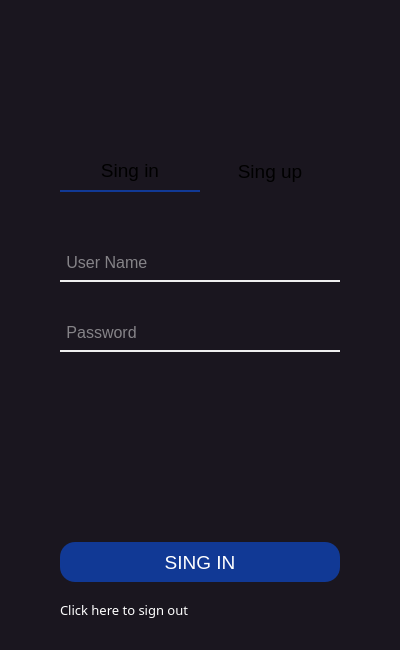
<?xml version="1.0" encoding="UTF-8"?>
<ui version="4.0">
 <class>Auth</class>
 <widget class="QWidget" name="Auth">
  <property name="geometry">
   <rect>
    <x>0</x>
    <y>0</y>
    <width>400</width>
    <height>650</height>
   </rect>
  </property>
  <property name="windowTitle">
   <string>Auth</string>
  </property>
  <property name="styleSheet">
   <string notr="true">QWidget {
	background-color: rgb(26, 22, 31);
}

QTabBar::tab { 
	border: none;
	width: 140px;
	height: 40px;
}

QTabBar::tab:selected{
	border-bottom: 2px solid rgb(17, 57, 149);
}

QPushButton {
	background-color: rgb(17, 57, 149);
	color: rgb(255, 255, 255);
	border-radius: 15px;
}
QPushButton:hover {
	font: bold;
	background-color: rgb(102, 128, 192);
	color: black;
}
QPushButton:pressed {
	background-color: rgb(85, 85, 0);
	color: rgb(255, 255, 255);
	background-color: rgb(102, 128, 192);
}
QScrollArea {
	border: none;
}

QScrollBar::handle:vertical{
	background-color: rgb(26, 22, 31);
	border-right: 2px solid  rgb(17, 57, 149);
}

QScrollBar::add-line:vertical{
	background-color: rgb(26, 22, 31);
}
QScrollBar::sub-line:vertical{
	background-color: rgb(26, 22, 31);
}
QLabel#exit{
	color: rgb(255, 255, 255);
}
QLabel#exit:hover{
	color: rgb(17, 57, 149);
}</string>
  </property>
  <widget class="QTabWidget" name="tabWidget">
   <property name="geometry">
    <rect>
     <x>60</x>
     <y>150</y>
     <width>280</width>
     <height>440</height>
    </rect>
   </property>
   <property name="sizePolicy">
    <sizepolicy hsizetype="Preferred" vsizetype="Preferred">
     <horstretch>0</horstretch>
     <verstretch>0</verstretch>
    </sizepolicy>
   </property>
   <property name="font">
    <font>
     <pointsize>14</pointsize>
     <italic>false</italic>
     <bold>false</bold>
     <kerning>true</kerning>
    </font>
   </property>
   <property name="styleSheet">
    <string notr="true">QTabWidget {
	border: none;
}
QLineEdit {
	border: none;
	border-bottom: 2px solid rgb(239, 239, 239);
	color: rgb(239, 239, 239);
	padding-bottom: 7px;
}
</string>
   </property>
   <property name="tabPosition">
    <enum>QTabWidget::North</enum>
   </property>
   <property name="tabShape">
    <enum>QTabWidget::Rounded</enum>
   </property>
   <property name="currentIndex">
    <number>0</number>
   </property>
   <property name="iconSize">
    <size>
     <width>0</width>
     <height>0</height>
    </size>
   </property>
   <property name="elideMode">
    <enum>Qt::ElideNone</enum>
   </property>
   <widget class="QWidget" name="tab_sing_in">
    <attribute name="title">
     <string>Sing in</string>
    </attribute>
    <widget class="QLineEdit" name="username_1">
     <property name="geometry">
      <rect>
       <x>0</x>
       <y>60</y>
       <width>280</width>
       <height>30</height>
      </rect>
     </property>
     <property name="font">
      <font>
       <pointsize>12</pointsize>
       <italic>false</italic>
       <bold>false</bold>
      </font>
     </property>
     <property name="styleSheet">
      <string notr="true"/>
     </property>
     <property name="maxLength">
      <number>20</number>
     </property>
     <property name="placeholderText">
      <string> User Name</string>
     </property>
    </widget>
    <widget class="QLineEdit" name="password_1">
     <property name="geometry">
      <rect>
       <x>0</x>
       <y>130</y>
       <width>280</width>
       <height>30</height>
      </rect>
     </property>
     <property name="font">
      <font>
       <pointsize>12</pointsize>
       <italic>false</italic>
       <bold>false</bold>
      </font>
     </property>
     <property name="styleSheet">
      <string notr="true"/>
     </property>
     <property name="maxLength">
      <number>20</number>
     </property>
     <property name="echoMode">
      <enum>QLineEdit::Password</enum>
     </property>
     <property name="dragEnabled">
      <bool>false</bool>
     </property>
     <property name="readOnly">
      <bool>false</bool>
     </property>
     <property name="placeholderText">
      <string> Password</string>
     </property>
    </widget>
    <widget class="QPushButton" name="sing_in">
     <property name="geometry">
      <rect>
       <x>0</x>
       <y>350</y>
       <width>280</width>
       <height>40</height>
      </rect>
     </property>
     <property name="font">
      <font>
       <pointsize>14</pointsize>
       <italic>false</italic>
       <bold>false</bold>
      </font>
     </property>
     <property name="styleSheet">
      <string notr="true"/>
     </property>
     <property name="text">
      <string>SING IN</string>
     </property>
    </widget>
    <widget class="QScrollArea" name="error_1">
     <property name="geometry">
      <rect>
       <x>0</x>
       <y>180</y>
       <width>280</width>
       <height>90</height>
      </rect>
     </property>
     <property name="contextMenuPolicy">
      <enum>Qt::ActionsContextMenu</enum>
     </property>
     <property name="styleSheet">
      <string notr="true"/>
     </property>
     <property name="widgetResizable">
      <bool>true</bool>
     </property>
     <widget class="QWidget" name="scrollAreaWidgetContents_2">
      <property name="geometry">
       <rect>
        <x>0</x>
        <y>0</y>
        <width>280</width>
        <height>90</height>
       </rect>
      </property>
      <property name="styleSheet">
       <string notr="true">color: rgb(255, 0, 0);</string>
      </property>
      <layout class="QVBoxLayout" name="verticalLayout_2"/>
     </widget>
    </widget>
   </widget>
   <widget class="QWidget" name="tab_sing_up">
    <attribute name="title">
     <string>Sing up</string>
    </attribute>
    <widget class="QLineEdit" name="password_2">
     <property name="geometry">
      <rect>
       <x>0</x>
       <y>130</y>
       <width>280</width>
       <height>30</height>
      </rect>
     </property>
     <property name="font">
      <font>
       <pointsize>12</pointsize>
       <italic>false</italic>
       <bold>false</bold>
      </font>
     </property>
     <property name="styleSheet">
      <string notr="true"/>
     </property>
     <property name="maxLength">
      <number>20</number>
     </property>
     <property name="echoMode">
      <enum>QLineEdit::Password</enum>
     </property>
     <property name="placeholderText">
      <string> Password</string>
     </property>
    </widget>
    <widget class="QLineEdit" name="username_2">
     <property name="geometry">
      <rect>
       <x>0</x>
       <y>60</y>
       <width>280</width>
       <height>30</height>
      </rect>
     </property>
     <property name="font">
      <font>
       <pointsize>12</pointsize>
       <italic>false</italic>
       <bold>false</bold>
      </font>
     </property>
     <property name="styleSheet">
      <string notr="true"/>
     </property>
     <property name="maxLength">
      <number>20</number>
     </property>
     <property name="placeholderText">
      <string> User Name</string>
     </property>
    </widget>
    <widget class="QPushButton" name="sing_up">
     <property name="geometry">
      <rect>
       <x>0</x>
       <y>350</y>
       <width>280</width>
       <height>40</height>
      </rect>
     </property>
     <property name="font">
      <font>
       <pointsize>14</pointsize>
       <italic>false</italic>
       <bold>false</bold>
      </font>
     </property>
     <property name="styleSheet">
      <string notr="true"/>
     </property>
     <property name="text">
      <string>SING UP</string>
     </property>
    </widget>
    <widget class="QLineEdit" name="confirm_password">
     <property name="geometry">
      <rect>
       <x>0</x>
       <y>200</y>
       <width>280</width>
       <height>30</height>
      </rect>
     </property>
     <property name="font">
      <font>
       <pointsize>12</pointsize>
       <italic>false</italic>
       <bold>false</bold>
      </font>
     </property>
     <property name="styleSheet">
      <string notr="true"/>
     </property>
     <property name="text">
      <string/>
     </property>
     <property name="maxLength">
      <number>20</number>
     </property>
     <property name="echoMode">
      <enum>QLineEdit::Password</enum>
     </property>
     <property name="placeholderText">
      <string> Confirm Password</string>
     </property>
    </widget>
    <widget class="QScrollArea" name="error_2">
     <property name="geometry">
      <rect>
       <x>0</x>
       <y>250</y>
       <width>281</width>
       <height>90</height>
      </rect>
     </property>
     <property name="contextMenuPolicy">
      <enum>Qt::ActionsContextMenu</enum>
     </property>
     <property name="styleSheet">
      <string notr="true"/>
     </property>
     <property name="widgetResizable">
      <bool>true</bool>
     </property>
     <widget class="QWidget" name="scrollAreaWidgetContents">
      <property name="geometry">
       <rect>
        <x>0</x>
        <y>0</y>
        <width>281</width>
        <height>90</height>
       </rect>
      </property>
      <property name="styleSheet">
       <string notr="true">color: rgb(255, 0, 0);</string>
      </property>
      <layout class="QVBoxLayout" name="verticalLayout"/>
     </widget>
    </widget>
   </widget>
  </widget>
  <widget class="QLabel" name="logo">
   <property name="geometry">
    <rect>
     <x>150</x>
     <y>30</y>
     <width>100</width>
     <height>100</height>
    </rect>
   </property>
   <property name="styleSheet">
    <string notr="true"/>
   </property>
   <property name="text">
    <string/>
   </property>
  </widget>
  <widget class="QLabel" name="exit">
   <property name="geometry">
    <rect>
     <x>60</x>
     <y>600</y>
     <width>171</width>
     <height>20</height>
    </rect>
   </property>
   <property name="font">
    <font>
     <family>Archivo Medium</family>
     <pointsize>10</pointsize>
    </font>
   </property>
   <property name="text">
    <string>Click here to sign out</string>
   </property>
  </widget>
 </widget>
 <resources/>
 <connections/>
</ui>
